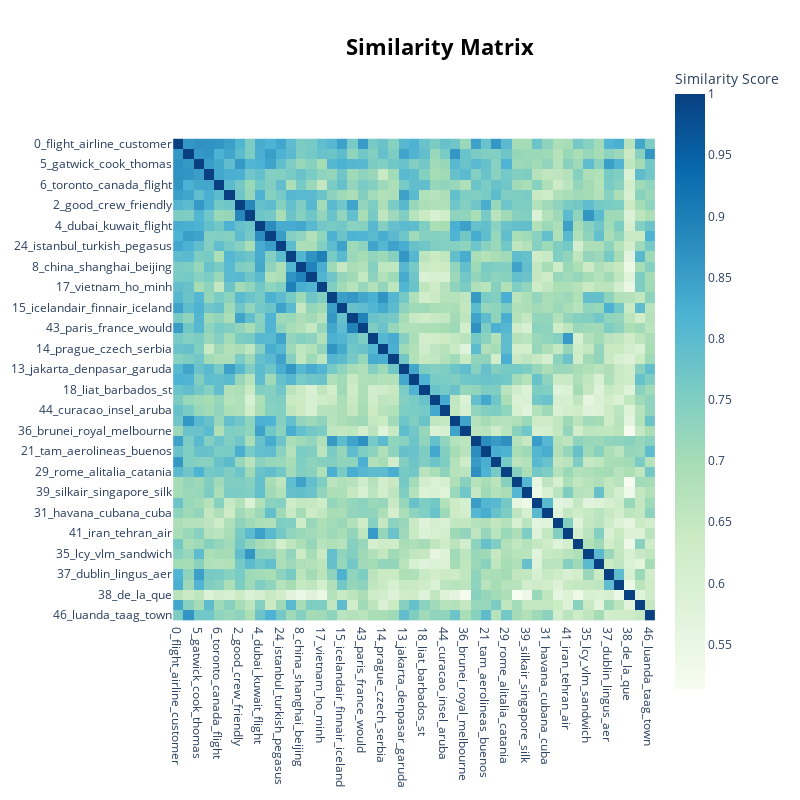

The notebook cell saved with this chart:
### Code cell
topic_model.visualize_heatmap(n_clusters=20, top_n_topics=100)

### Figure 1 — Plotly figure (JSON) as saved in the notebook; plotly's stock layout.template omitted (floating-point values rounded to 4 significant figures; data arrays with more than 128 entries replaced by an {"elided": "..."} marker saying what was removed)
{"data": [{"coloraxis": "coloraxis", "name": "0", "x": ["0_flight_airline_customer", "3_johannesburg_cape_town", "5_gatwick_cook_thomas", "1_sydney_qantas_melbourne", "6_toronto_canada_flight", "11_delhi_india_mumbai", "2_good_crew_friendly", "26_lhr_ath_good", "4_dubai_kuwait_flight", "22_tunis_casablanca_tunisair", "24_istanbul_turkish_pegasus", "7_bangkok_thai_nok", "8_china_shanghai_beijing", "10_seoul_korean_tokyo", "17_vietnam_ho_minh", "9_berlin_lufthansa_germanwi...", "15_icelandair_finnair_iceland", "23_paris_xl_france", "43_paris_france_would", "12_moscow_aeroflot_baku", "14_prague_czech_serbia", "25_athens_aegean_olympic", "13_jakarta_denpasar_garuda", "16_manila_cebu_philippine", "18_liat_barbados_st", "33_lima_cusco_peruvian", "44_curacao_insel_aruba", "19_mauritius_seychelles_air", "36_brunei_royal_melbourne", "20_iberia_madrid_sata", "21_tam_aerolineas_buenos", "27_mexico_aeromexico_city", "29_rome_alitalia_catania", "28_cathay_kong_hong", "39_silkair_singapore_silk", "30_bogota_medellin_colombia", "31_havana_cubana_cuba", "32_astana_almaty_air", "41_iran_tehran_air", "34_virgin_america_san", "35_lcy_vlm_sandwich", "40_luxair_luxembourg_lux", "37_dublin_lingus_aer", "42_ryanair_pay_crew", "38_de_la_que", "45_hawaiian_honolulu_maui", "46_luanda_taag_town"], "y": ["0_flight_airline_customer", "3_johannesburg_cape_town", "5_gatwick_cook_thomas", "1_sydney_qantas_melbourne", "6_toronto_canada_flight", "11_delhi_india_mumbai", "2_good_crew_friendly", "26_lhr_ath_good", "4_dubai_kuwait_flight", "22_tunis_casablanca_tunisair", "24_istanbul_turkish_pegasus", "7_bangkok_thai_nok", "8_china_shanghai_beijing", "10_seoul_korean_tokyo", "17_vietnam_ho_minh", "9_berlin_lufthansa_germanwi...", "15_icelandair_finnair_iceland", "23_paris_xl_france", "43_paris_france_would", "12_moscow_aeroflot_baku", "14_prague_czech_serbia", "25_athens_aegean_olympic", "13_jakarta_denpasar_garuda", "16_manila_cebu_philippine", "18_liat_barbados_st", "33_lima_cusco_peruvian", "44_curacao_insel_aruba", "19_mauritius_seychelles_air", "36_brunei_royal_melbourne", "20_iberia_madrid_sata", "21_tam_aerolineas_buenos", "27_mexico_aeromexico_city", "29_rome_alitalia_catania", "28_cathay_kong_hong", "39_silkair_singapore_silk", "30_bogota_medellin_colombia", "31_havana_cubana_cuba", "32_astana_almaty_air", "41_iran_tehran_air", "34_virgin_america_san", "35_lcy_vlm_sandwich", "40_luxair_luxembourg_lux", "37_dublin_lingus_aer", "42_ryanair_pay_crew", "38_de_la_que", "45_hawaiian_honolulu_maui", "46_luanda_taag_town"], "z": {"elided": "47x47 float values"}, "type": "heatmap", "xaxis": "x", "yaxis": "y", "hovertemplate": "x: %{x}<br>y: %{y}<br>Similarity Score: %{z}<extra></extra>"}], "layout": {"xaxis": {"anchor": "y", "domain": [0, 1], "scaleanchor": "y", "constrain": "domain", "type": "category", "range": [-0.5, 46.5], "autorange": true}, "yaxis": {"anchor": "x", "domain": [0.115, 0.885], "autorange": true, "constrain": "domain", "type": "category", "range": [46.5, -0.5]}, "coloraxis": {"colorbar": {"title": {"text": "Similarity Score"}}, "colorscale": [[0, "rgb(247,252,240)"], [0.125, "rgb(224,243,219)"], [0.25, "rgb(204,235,197)"], [0.375, "rgb(168,221,181)"], [0.5, "rgb(123,204,196)"], [0.625, "rgb(78,179,211)"], [0.75, "rgb(43,140,190)"], [0.875, "rgb(8,104,172)"], [1, "rgb(8,64,129)"]]}, "margin": {"t": 60}, "title": {"font": {"size": 22, "color": "Black"}, "text": "<b>Similarity Matrix</b>", "y": 0.95, "x": 0.55, "xanchor": "center", "yanchor": "top"}, "hoverlabel": {"font": {"size": 16, "family": "Rockwell"}, "bgcolor": "white"}, "width": 800, "height": 800, "showlegend": true, "legend": {"title": {"text": "Trend"}}}}
